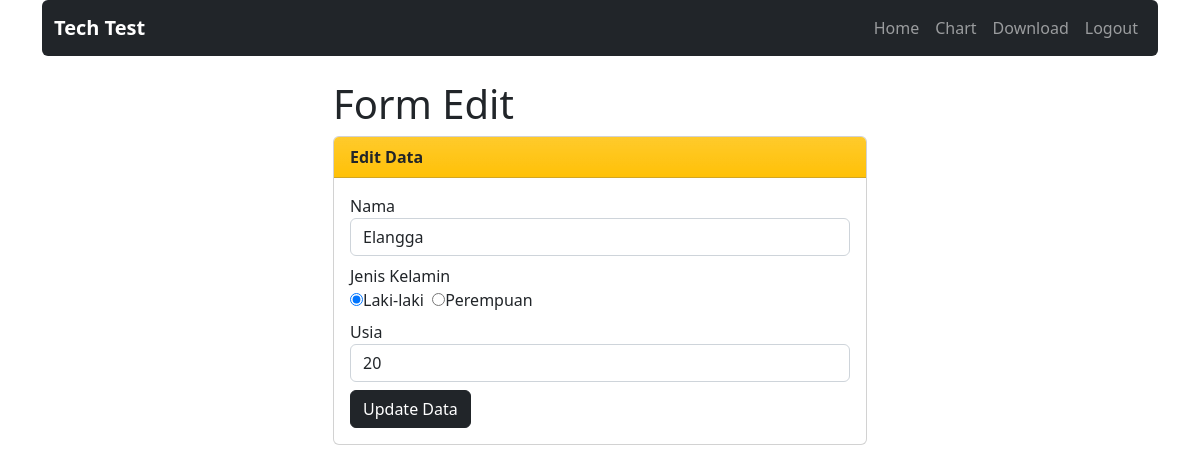
Page /dashboard/edit.php?id=12 (signed in) on the committed database.
### tables this page shows
CREATE TABLE `datateman` (
  `id` int(10) NOT NULL,
  `userId` int(10) NOT NULL,
  `nama` varchar(255) NOT NULL,
  `jenisKelamin` enum('Laki-laki','Perempuan') NOT NULL,
  `usia` int(10) NOT NULL
);

### dashboard/edit.php (the view, shortened to what this page needs)
<!DOCTYPE html>
<html lang="en">
<head>
    <link rel="stylesheet" type="text/css" href="../assets/css/bootstrap.min.css">
</head>
<body>
    <div class="container">
        <nav class="navbar navbar-expand-lg navbar-dark bg-dark rounded">
            <div class="container-fluid">
                <a class="navbar-brand fw-bolder" href="#">Tech Test</a>
                <div class="navbar-nav">
                    <a class="nav-link" href="index.php">Home</a>
                    <a class="nav-link" href="chart.php">Chart</a>
                    <a class="nav-link" href="download.php">Download</a>
                    <a class="nav-link" href="logout.php">Logout</a>
                </div>
            </div>
        </nav>
        <div class="container col-md-6 mt-4">
            <h1>Form Edit</h1>
            <div class="card">
                <div class="card-header bg-warning bg-gradient fw-semibold">
                    Edit Data
                </div>
                <div class="card-body">
                    <?php
		include('../config.php');
		$id = $_GET['id'];
		$data = mysqli_query($koneksi, "select * from datateman where id = '$id'");
		$row = mysqli_fetch_assoc($data);
		?>
                    <form action="" method="post" role="form">
                        <div class="form-group mb-2">
                            <label>Nama</label>
                            <input type="text" name="nama" class="form-control" value="<?= $row['nama']; ?>" required>
                        </div>
                        <div class="form-group mb-2">
                            <label>Jenis Kelamin</label><br>
                            <input type="radio" name="jenisKelamin" value="Laki-laki"
                                <?php if($row['jenisKelamin']=='Laki-laki') echo 'checked'?> required>Laki-laki
                            <input type="radio" class="ms-1" name="jenisKelamin" value="Perempuan"
                                <?php if($row['jenisKelamin']=='Perempuan') echo 'checked'?> required>Perempuan<br>
                        </div>
                        <div class="form-group mb-2">
                            <label>Usia</label>
                            <input type="number" class="form-control" name="usia" value="<?= $row['usia']; ?>"
                                required>
                        </div>
                        <button type="submit" class="btn btn-dark" name="submit" value="simpan">Update Data</button>
                    </form>
                </div>
            </div>
        </div>
    </div>
</body>
</html>

### rows in the picture
datateman: nama "Elangga", jenisKelamin "☑", usia "20"
